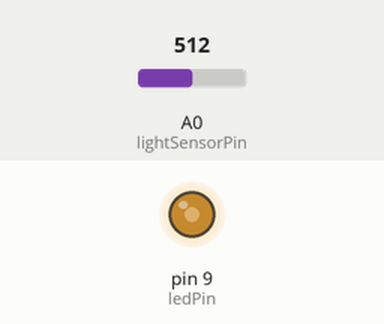
Recording of a sketch running on a simulated Arduino Uno, built with avr-gcc and run on an emulated ATmega328P. Parts: output pins drawn as LEDs (lit = HIGH). The test bench sets the inputs (shaded band); at power-on: A0 (lightSensorPin) = 512.

Above: at 1.2 s.
1.3 s: A0 (lightSensorPin) set to 716
At 2.5 s:
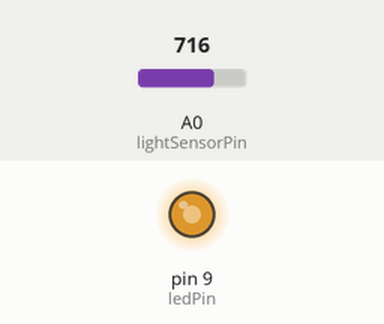
2.8 s: A0 (lightSensorPin) set to 900
At 4.0 s:
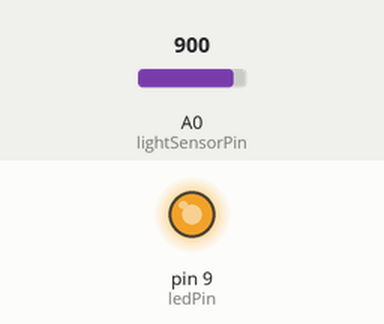
4.3 s: A0 (lightSensorPin) set to 122
At 5.0 s:
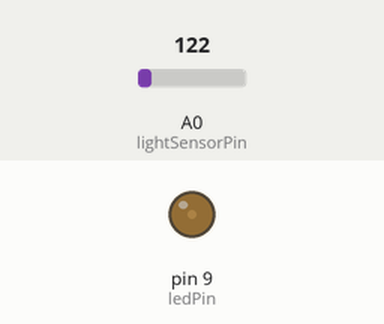
5.8 s: A0 (lightSensorPin) set to 0
At 6.4 s:
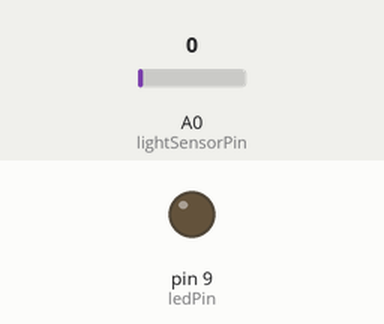
7.3 s: A0 (lightSensorPin) set to 511
At 8.6 s:
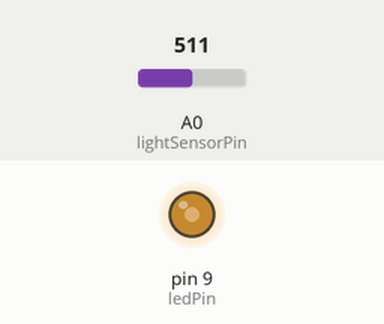
Timing chart, 0 to 9.8 s (numbered marks = the images above; inputs shaded):
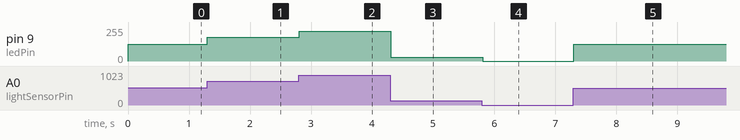

The sketch:

exp4_2.ino
```cpp
int lightSensorPin = A0;
int ledPin = 9;
int lightValue = 0;
int brightness = 0;

void setup() {
  pinMode(ledPin, OUTPUT);
  pinMode(lightSensorPin, INPUT);
}

void loop() {
  lightValue = analogRead(lightSensorPin);

  brightness = map(lightValue, 0, 1023, 0, 255);

  brightness = constrain(brightness, 0, 255);

  analogWrite(ledPin, brightness);

  delay(10);
}
```

Measured:
- after the input at 1.3 s, pin 9 (ledPin): 127/255 → 178/255 at once
- after the input at 2.8 s, pin 9 (ledPin): 178/255 → 224/255 at once
- after the input at 4.3 s, pin 9 (ledPin): 224/255 → 30/255 at once
- after the input at 5.8 s, pin 9 (ledPin): 30/255 → 0/255 at once
- after the input at 7.3 s, pin 9 (ledPin): 0/255 → 127/255 at once
